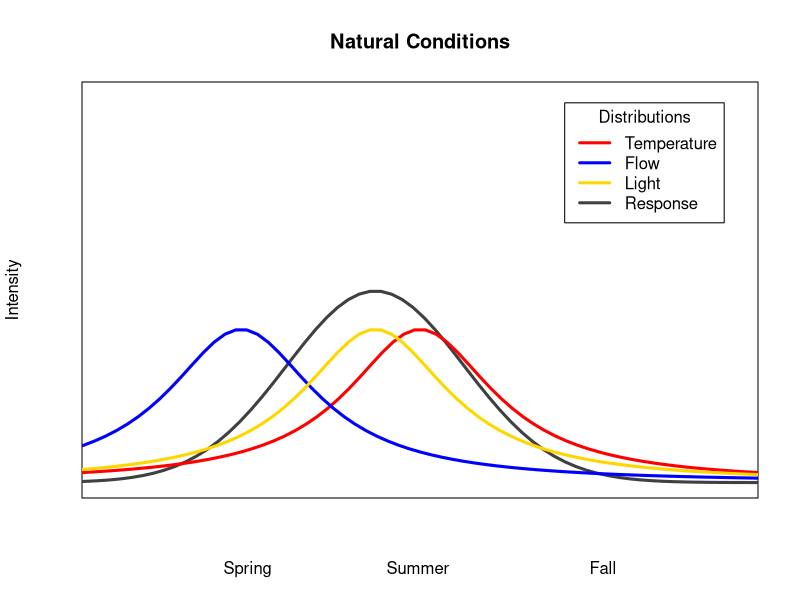
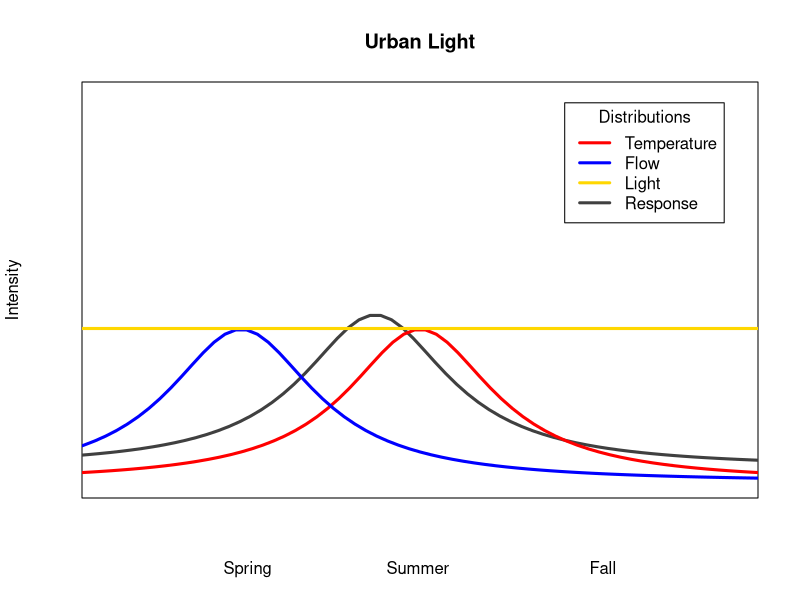
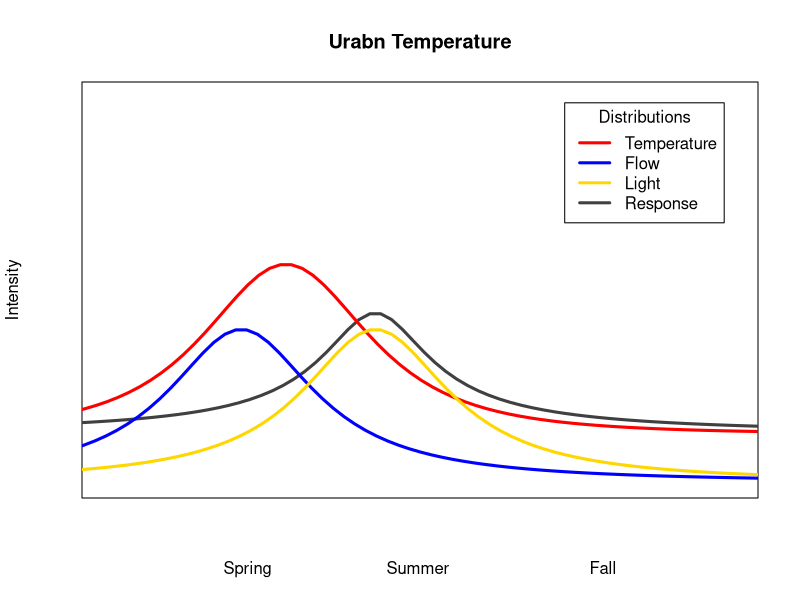

Here is the R script that generated these plots, in order:
#CONCEPTURAL FIGURES FOR LIGHT-TEMP-FLOW PAPER
#Issues:
#1 - Need distributions to reflect same total response, even if peak intensity decreases

#Setup
x <- seq(-6, 6, length=100)

colors <- c("red", "blue", "gold", "grey25")
labels <- c("Temperature", "Flow", "Light", "Response")

#Idealized Normal####
plot(x,  type="l", lty=1, xlab="Spring                       Summer                            Fall",
     ylab="Intensity", main="Natural Conditions", xaxt='n', yaxt='n', ylim=c(0,.8), xlim= c(-4, 3))
# for lines the x +/- shifts along x axis, 
# the dt(x, value) number changes amplitude,
# addting to the dt() before comma shifts up and down on y axis
lines(x-1, dt(x,100), lwd=3, col="grey25") #response
lines(x-.5, dt(x,1), lwd=3, col="red") #temp
lines(x-2.5, dt(x,1), lwd=3, col="blue") #flow
lines(x-1, dt(x,1), lwd=3, col="gold") #light


legend("topright", inset=.05, title="Distributions",
       labels, lwd=3, lty=c(1, 1, 1, 1, 2), col=colors)



#Light alteration####
plot(x,  type="l", lty=2, xlab="Spring                       Summer                            Fall",
     ylab="Intensity", main="Urban Light", xaxt='n', yaxt='n', ylim=c(0,.8), xlim= c(-4, 3))

lines(x-1, dt(x,1)+.03, lwd=3, col="grey25") #response
lines(x-.5, dt(x,1), lwd=3, col="red") #temp
lines(x-2.5, dt(x,1), lwd=3, col="blue") #flow
lines(x-1, dt(x,0.00001)+.32, lwd=3, col="gold") #light


legend("topright", inset=.05, title="Distributions",
       labels, lwd=3, lty=c(1, 1, 1, 1, 2), col=colors)


#Temperature####
plot(x,  type="l", lty=1, xlab="Spring                       Summer                            Fall",
     ylab="Intensity", main="Urabn Temperature", xaxt='n', yaxt='n', ylim=c(0,.8), xlim= c(-4, 3))
# for lines the x +/- shifts along x axis, 
# the dt(x, value) number changes amplitude,
# addting to the dt() before comma shifts up and down on y axis
lines(x-1, dt(x,0.4)+0.1, lwd=3, col="grey25") #response
lines(x-2, dt(x,2)+0.1, lwd=3, col="red") #temp
lines(x-2.5, dt(x,1), lwd=3, col="blue") #flow
lines(x-1, dt(x,1), lwd=3, col="gold") #light


legend("topright", inset=.05, title="Distributions",
       labels, lwd=3, lty=c(1, 1, 1, 1, 2), col=colors)


